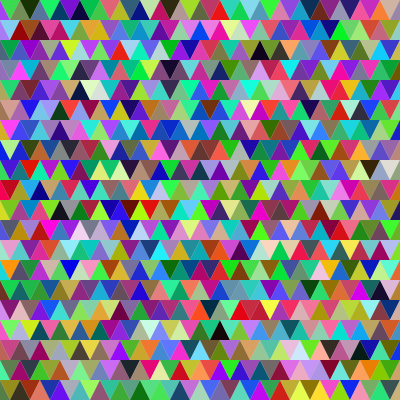
Frame 1 (no input)
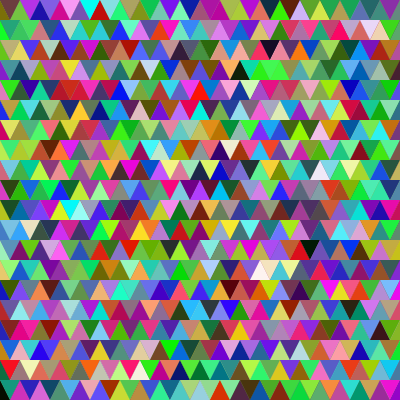
Frame 60 (the mouse pressed at the canvas centre just before this capture)
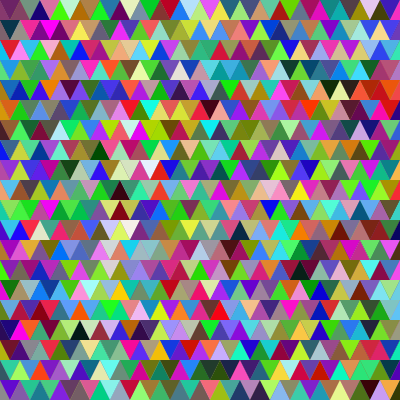
Frame 120 (the mouse held since frame 60 and released just before this capture)

The Processing sketch that drew these frames (run headless with seeded random() and noise(); from frame 60 on, the mouse is pressed at the canvas centre):

// Processing sketch: processing_173359
// ── processing_173359.pde

/* 11/13/14
*  Funky triangle pattern!
*   by: Jennifer Bermeo
*       and Misha Holtz
*/

void setup(){
 size(400, 400);
 noStroke();
 smooth(); 
 frameRate(5); //slows the frame rate by 5
}

void draw(){
  for (int y = 0; y < 401; y+=20) //fills each y row
  {
   triangleRow(y);  //calls the triangle funcion for each yCoor
  }
}

void triangleRow (int yCoor) {
  
  for (int i = 0; i < 401; i += 20)//fills each x triangle in a row
  {
  fill(random(255), random(255), random(255)); //random fill color
  triangle(i-10, yCoor+20, i, yCoor+0, i+10, yCoor+20); //upward triangles
  fill(random(255), random(255), random(255)); //random fill color
  triangle(i, yCoor+0, i+10, yCoor+20, i+20, yCoor+ 0); //downward triangles
  
  }
  
}
